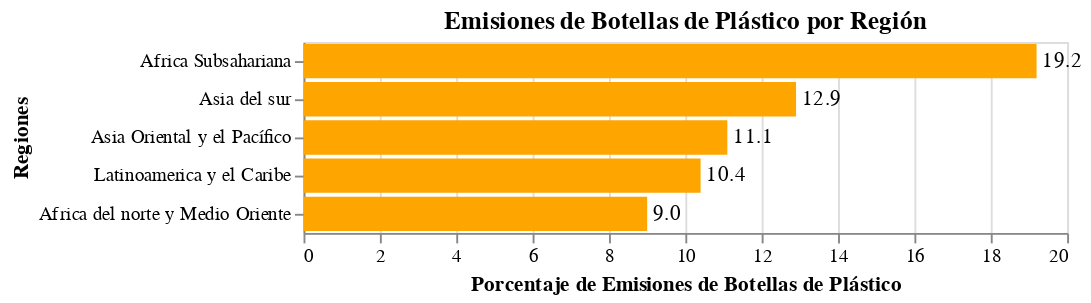

The notebook cell this image was saved under:
### Code cell
# Gráfico base
base = alt.Chart(datos_filtrados_1).encode(
    y=alt.Y('Region', title='Regiones', sort='-x'),
    # Cambiar el eje a Y para barras horizontales
    x=alt.X('Porcentaje', title='Porcentaje de Emisiones de Botellas de Plástico'),

  # Formato para mostrar los porcentajes
   text=alt.Text('Porcentaje:Q', format='.1f')
)

# Combina barras y texto
chart_plastic = base.mark_bar(color='orange') + base.mark_text(
    # Alinea el texto a la izquierda de la barra
    align='left',
    # Desplaza ligeramente el texto
    dx=3,
    # Ajusta verticalmente si es necesario
       dy=0
)

# Propiedades del gráfico
chart_plastic = chart_plastic.properties(
    title='Emisiones de Botellas de Plástico por Región'
)

# Muestra el gráfico
chart_plastic

### Figure 1 — Vega-Lite specification as saved in the notebook (floating-point values rounded to 4 significant figures)
{"config": {"view": {"continuousWidth": 400, "continuousHeight": 300}}, "layer": [{"mark": {"type": "bar", "color": "orange"}, "encoding": {"text": {"field": "Porcentaje", "format": ".1f", "type": "quantitative"}, "x": {"field": "Porcentaje", "title": "Porcentaje de Emisiones de Botellas de Plástico", "type": "quantitative"}, "y": {"field": "Region", "sort": "-x", "title": "Regiones", "type": "nominal"}}}, {"mark": {"type": "text", "align": "left", "dx": 3, "dy": 0}, "encoding": {"text": {"field": "Porcentaje", "format": ".1f", "type": "quantitative"}, "x": {"field": "Porcentaje", "title": "Porcentaje de Emisiones de Botellas de Plástico", "type": "quantitative"}, "y": {"field": "Region", "sort": "-x", "title": "Regiones", "type": "nominal"}}}], "data": {"name": "data-e6bc8e2799da464262f74e85c01edc45"}, "title": "Emisiones de Botellas de Plástico por Región", "$schema": "https://vega.github.io/schema/vega-lite/v4.17.0.json", "datasets": {"data-e6bc8e2799da464262f74e85c01edc45": [{"Region": "Asia Oriental y el Pacífico", "Porcentaje": 11.1}, {"Region": "Asia del sur", "Porcentaje": 12.9}, {"Region": "Latinoamerica y el Caribe", "Porcentaje": 10.4}, {"Region": "Africa Subsahariana", "Porcentaje": 19.2}, {"Region": "Africa del norte y Medio Oriente", "Porcentaje": 9.0}]}}
